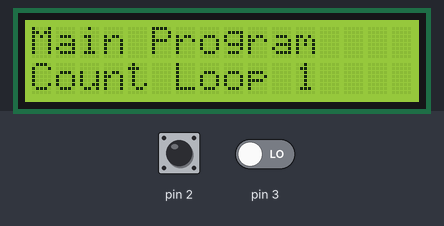
Recording of a sketch running on a simulated Arduino Uno, built with avr-gcc and run on an emulated ATmega328P. Shown: 16×2 character LCD. The inputs (shaded band) are chosen by the test bench; at power-on: pin 2 LOW, pin 3 LOW.

Above: at 1.2 s.
1.3 s: pin 2 driven HIGH
At 2.5 s:
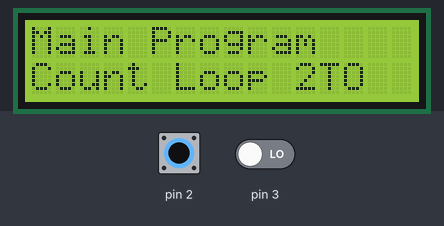
4.3 s: pin 3 driven HIGH
At 5.8 s:
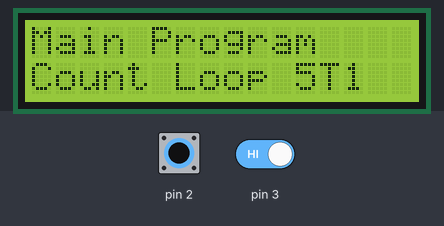
7.3 s: pin 2 pulsed LOW 2 times (0.12 s each, 0.3 s apart)
At 10.8 s:
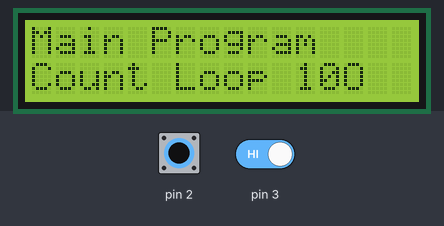
Timing chart, 0 to 12.3 s (numbered marks = the images above; inputs shaded):
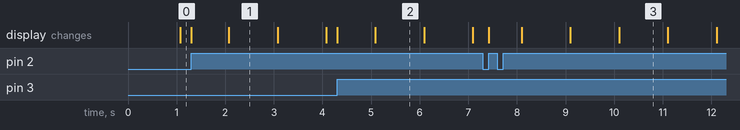

The sketch:

prak_4_2.ino
```cpp
#include <LiquidCrystal.h>
LiquidCrystal lcd(A0,A1,A2,A3,A4,A5);
unsigned int countLoop = 0;
void setup() {
  lcd.begin(16,2);
  lcd.clear();
  attachInterrupt(0, rutinInterupsi0, RISING);
  attachInterrupt(1, rutinInterupsi1, RISING);
}

void loop() {
  lcd.setCursor(0,0);   lcd.print("Main Program");
  lcd.setCursor(0,1);   lcd.print("Count Loop ");  lcd.print(countLoop);
  countLoop++;
  delay(1000);
}

void rutinInterupsi0() {
  lcd.setCursor(0,0);  lcd.print("Int0 Program");
  lcd.setCursor(0,1);  lcd.print("Interrupt INTO");
}

void rutinInterupsi1() {
  lcd.setCursor(0,0);  lcd.print("Int1 Program");
  lcd.setCursor(0,1);  lcd.print("Interrupt INT1");
  delay(2000);
}
```

Measured:
- after the input at 1.3 s, the display: first changes at once (image 1 shows a later state)
- after the input at 4.3 s, the display: first changes at once (image 2 shows a later state)
- after the input at 7.3 s, the display: first changes after 0.12 s (image 3 shows a later state)
- what the display in image 1 shows lasts 1.0 s, from 2.1 s to 3.1 s
